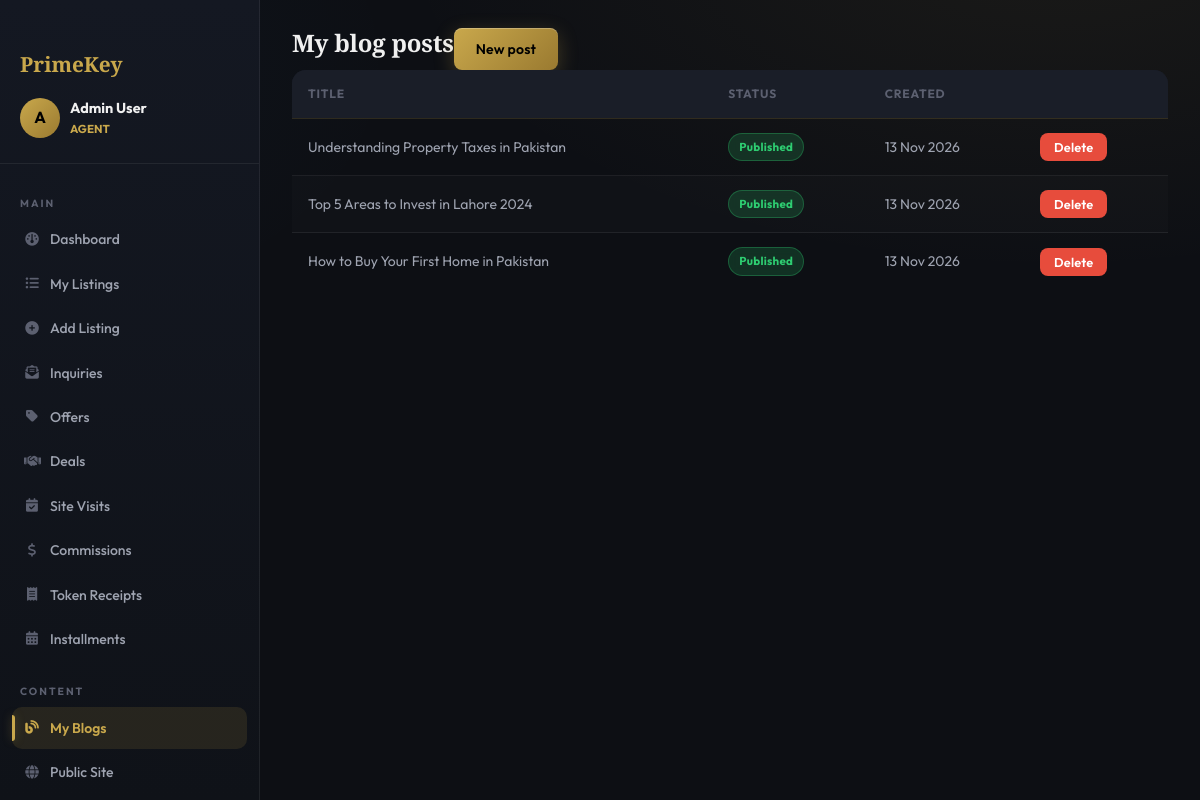
Screenshot of /agent/blogs (signed in) with the database file from the repository.
### app/models.py (models this page shows)
class Blog(db.Model):
    __tablename__ = 'blogs'
    id           = db.Column(db.Integer, primary_key=True)
    title        = db.Column(db.String(200), nullable=False)
    slug         = db.Column(db.String(220), unique=True, nullable=False)
    content      = db.Column(db.Text, nullable=False)
    excerpt      = db.Column(db.String(300))
    cover_image  = db.Column(db.String(300))
    author_id    = db.Column(db.Integer, db.ForeignKey('users.id'), nullable=False)
    is_published = db.Column(db.Boolean, default=False)
    published_at = db.Column(db.DateTime)
    created_at   = db.Column(db.DateTime, default=datetime.utcnow)
    views        = db.Column(db.Integer, default=0)
    author       = db.relationship('User', back_populates='blogs')
    tags         = db.relationship('BlogTagMap', back_populates='blog', lazy=True, cascade='all, delete-orphan')

### app/blueprints/agent/routes.py (the view)
@agent_bp.route('/blogs')
@agent_required
def blogs():
    uid   = session['user_id']
    posts = Blog.query.filter_by(author_id=uid).order_by(Blog.created_at.desc()).all()
    return render_template('agent/blogs.html', posts=posts)

### app/blueprints/agent/routes.py (called while the page is built)
def agent_required(f):
    @wraps(f)
    def decorated(*args, **kwargs):
        if 'user_id' not in session:
            flash('Please login.', 'warning')
            return redirect(url_for('auth.login'))
        if session.get('user_role') not in [2, 1]:
            flash('Agent access required.', 'danger')
            return redirect(url_for('public.index'))
        return f(*args, **kwargs)
    return decorated

### app/templates/agent/blogs.html (shortened to what this page needs)
{% extends 'agent/base_agent.html' %}
{% block content %}
<div class="">
  <div class="d-flex justify-content-between align-items-center mb-3">
    <h2 class="mb-0">My blog posts</h2>
    <a href="{{ url_for('agent.add_blog') }}" class="btn btn-primary">New post</a>
  </div>
  {% if posts %}
  <div class="table-wrap">
    <table class="table">
      <thead>
        <tr><th>Title</th><th>Status</th><th>Created</th><th></th></tr>
      </thead>
      <tbody>
        {% for p in posts %}
        <tr>
          <td>{{ p.title }}</td>
          <td><span class="badge badge-{{ 'success' if p.is_published else 'muted' }}">{{ 'Published' if p.is_published else 'Draft' }}</span></td>
          <td>{{ p.created_at.strftime('%d %b %Y') if p.created_at else '—' }}</td>
          <td class="text-end">
            <form method="POST" action="{{ url_for('agent.delete_blog', blog_id=p.id) }}" onsubmit="return confirm('Delete this post?');">
              <button class="btn btn-sm btn-danger">Delete</button>
            </form>
          </td>
        </tr>
        {% endfor %}
      </tbody>
    </table>
  </div>
  {% else %}
  <div class="text-center text-muted py-5">
    <p class="fs-5 mb-1">No blog posts yet</p>
    <a href="{{ url_for('agent.add_blog') }}" class="btn btn-outline mt-2">Write your first post</a>
  </div>
  {% endif %}
</div>
{% endblock %}

### rows the page displays
Blog: title "Understanding Property Taxes in Pakistan", is_published "Published", created_at "13 Nov 2026"
Blog: title "Top 5 Areas to Invest in Lahore 2024", is_published "Published", created_at "13 Nov 2026"
Blog: title "How to Buy Your First Home in Pakistan", is_published "Published", created_at "13 Nov 2026"

### other values shown
{{ session.get('user_name','A')[0].upper() }} "A"
{{ session.get('user_name','Agent') }} "Admin User"
